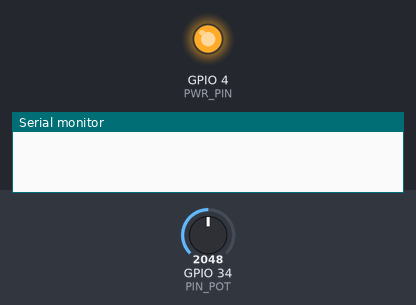
Recording of a sketch running on a simulated ESP32. Shown: output pins drawn as LEDs (lit = HIGH), the last lines printed to the serial monitor. The test bench sets the inputs (shaded band); at power-on: GPIO 34 (PIN_POT) = 2048. No MQTT or app messages arrive unless stated.

Above: at 0.1 s.
At 1.1 s:
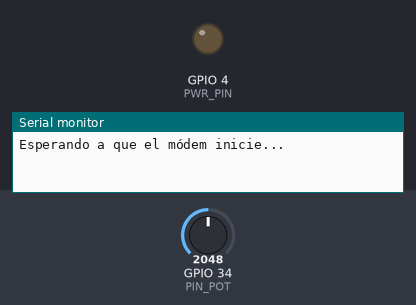
Timing chart, 0 to 2.6 s (numbered marks = the images above):
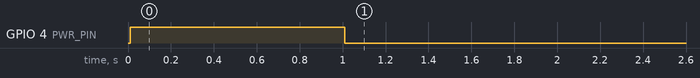

The sketch:

lilygoTelcel.ino
```cpp
/**************************************************************
 * Potenciómetro -> MQTT por red celular
 * Placa: LilyGO T-SIM7070G
 **************************************************************/
#define TINY_GSM_MODEM_SIM7070

#define SerialMon Serial
#define SerialAT  Serial1

#include <TinyGsmClient.h>
#include <PubSubClient.h>

// ---------- Red y MQTT ----------
const char apn[]      = "internet.itelcel.com";
const char gprsUser[] = "itelcel";
const char gprsPass[] = "itelcel";

const char* broker = "broker.hivemq.com";
String topicPot;   // se arma en setup() con el IMEI para que sea único

// ---------- Hardware ----------
#define PWR_PIN  4
#define PIN_POT  34

// ---------- Parámetros del potenciómetro ----------
#define POT_UMBRAL           40      // cambio mínimo (0-4095) para publicar
#define POT_MIN_ENTRE_ENVIOS 500     // ms entre mensajes mientras giras
#define POT_LATIDO           60000L  // ms, publica aunque no cambie

// ---------- Objetos y variables ----------
TinyGsm       modem(SerialAT);
TinyGsmClient client(modem);
PubSubClient  mqtt(client);

String   imei = "";
String   tipoDeRedActual;
uint32_t lastReconnectAttempt = 0;

int      potUltimoEnviado = -1000;
uint32_t potUltimaLectura = 0;
uint32_t potUltimoEnvio   = 0;

// ============================================================
// Tecnología de red (2G / LTE-M / NB-IoT)
// ============================================================
void identificarTecnologiaRed() {
  modem.sendAT("+CPSI?");
  if (modem.waitResponse(2000L, "+CPSI: ") == 1) {
    String r = modem.stream.readStringUntil('\n');
    r.trim();
    modem.waitResponse();

    if (r.startsWith("GSM"))              tipoDeRedActual = "2G (GPRS)";
    else if (r.startsWith("LTE CAT-M1"))  tipoDeRedActual = "4G (LTE-M)";
    else if (r.startsWith("LTE NB-IOT"))  tipoDeRedActual = "4G (NB-IoT)";
    else {
      int c = r.indexOf(',');
      tipoDeRedActual = (c > 0) ? r.substring(0, c) : r;
    }
    SerialMon.println("Red: " + tipoDeRedActual);
  } else {
    modem.waitResponse();
    SerialMon.println("No se pudo leer la tecnología de red.");
  }
}

// ============================================================
// MQTT
// ============================================================
boolean mqttConnect() {
  SerialMon.print("Conectando a MQTT...");
  if (!mqtt.connect(imei.c_str())) {
    SerialMon.println(" falló");
    return false;
  }
  SerialMon.println(" ¡éxito!");
  return true;
}

// ============================================================
// Potenciómetro
// ============================================================
int leerPotPromedio() {
  long suma = 0;
  for (int i = 0; i < 16; i++) {
    suma += analogRead(PIN_POT);
    delayMicroseconds(200);
  }
  return suma / 16;
}

void revisarPotenciometro() {
  uint32_t ahora = millis();
  if (ahora - potUltimaLectura < 100) return;   // lee cada 100 ms
  potUltimaLectura = ahora;

  int raw = leerPotPromedio();

  bool cambio      = abs(raw - potUltimoEnviado) >= POT_UMBRAL;
  bool puedeEnviar = (ahora - potUltimoEnvio) >= POT_MIN_ENTRE_ENVIOS;
  bool latido      = (ahora - potUltimoEnvio) >= POT_LATIDO;

  if ((cambio && puedeEnviar) || latido) {
    int   porcentaje = map(raw, 0, 4095, 0, 100);
    float voltaje    = (raw / 4095.0) * 3.3;

    String json = "{";
    json += "\"dispositivo\":\"" + imei + "\",";
    json += "\"pot_raw\":" + String(raw) + ",";
    json += "\"pot_porcentaje\":" + String(porcentaje) + ",";
    json += "\"voltaje\":" + String(voltaje, 2) + ",";
    json += "\"red\":\"" + tipoDeRedActual + "\"";
    json += "}";

    if (mqtt.publish(topicPot.c_str(), json.c_str(), true)) {  // retenido
      potUltimoEnviado = raw;
      potUltimoEnvio   = ahora;
      SerialMon.println("Pot -> " + json);
    }
  }
}

// ============================================================
// Setup
// ============================================================
void setup() {
  SerialMon.begin(115200);
  delay(10);

  pinMode(PIN_POT, INPUT);
  analogSetPinAttenuation(PIN_POT, ADC_11db);   // rango ~0-3.3 V

  // Encender el módem
  pinMode(PWR_PIN, OUTPUT);
  digitalWrite(PWR_PIN, HIGH);
  delay(1000);
  digitalWrite(PWR_PIN, LOW);

  SerialMon.println("Esperando a que el módem inicie...");
  SerialAT.begin(115200, SERIAL_8N1, 26, 27);
  delay(6000);

  modem.restart();
  imei = modem.getIMEI();
  SerialMon.println("IMEI: " + imei);

  topicPot = "GsmClientTest/" + imei + "/potenciometro";
  SerialMon.println("Topic: " + topicPot);

  modem.setNetworkMode(2);    // Automático
  modem.setPreferredMode(3);  // LTE-M > NB-IoT > GSM

  mqtt.setServer(broker, 1883);
  // La red, los datos y MQTT se conectan/reconectan en loop()

  tipoDeRedActual = modem.getOperator();
}

// ============================================================
// Loop
// ============================================================
void loop() {
  // 1) Red celular
  if (!modem.isNetworkConnected()) {
    SerialMon.println("Buscando red Telcel...");
    if (!modem.waitForNetwork(180000L, true)) return;
    identificarTecnologiaRed();
  }

  // 2) Datos (IP)
  if (!modem.isGprsConnected()) {
    SerialMon.print("Conectando al APN...");
    if (!modem.gprsConnect(apn, gprsUser, gprsPass)) {
      SerialMon.println(" falló");
      delay(10000);
      return;
    }
    SerialMon.print(" ¡IP asignada! : ");
    SerialMon.println(modem.localIP());
  }

  // 3) MQTT
  if (!mqtt.connected()) {
    uint32_t t = millis();
    if (t - lastReconnectAttempt > 10000L) {
      lastReconnectAttempt = t;
      if (mqttConnect()) lastReconnectAttempt = 0;
    }
    delay(100);
    return;
  }

  mqtt.loop();
  revisarPotenciometro();
}
```
